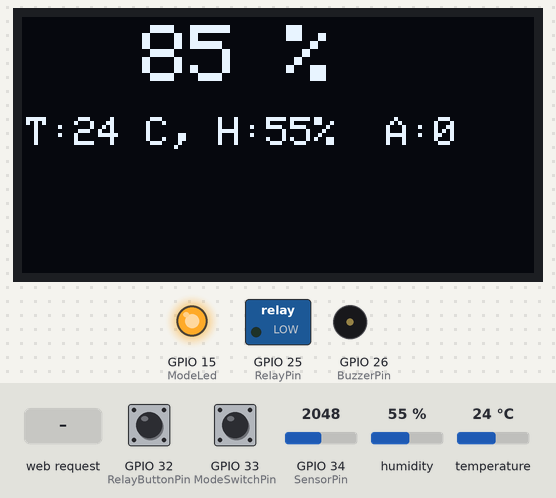
Simulated run of this sketch. Board: ESP32. Parts: 128×64 one-colour display, switched loads named in the sketch (green lamp = pin HIGH), output pins drawn as LEDs (lit = HIGH), buzzer (waves = sounding, pin HIGH). Inputs (shaded band) come from the test bench; at power-on: GPIO 33 (ModeSwitchPin) HIGH, GPIO 32 (RelayButtonPin) HIGH, humidity 55 %, GPIO 34 (SensorPin) = 2048, temperature 24 °C. What the sketch prints to the serial monitor is not drawn.

Above: at 2.6 s.
2.7 s: GPIO 33 (ModeSwitchPin) pulled LOW for 0.15 s
At 4.4 s:
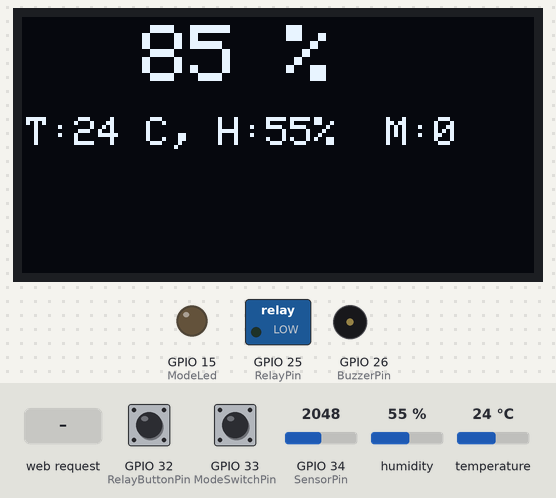
5.5 s: GPIO 32 (RelayButtonPin) pulled LOW for 0.15 s
At 7.0 s:
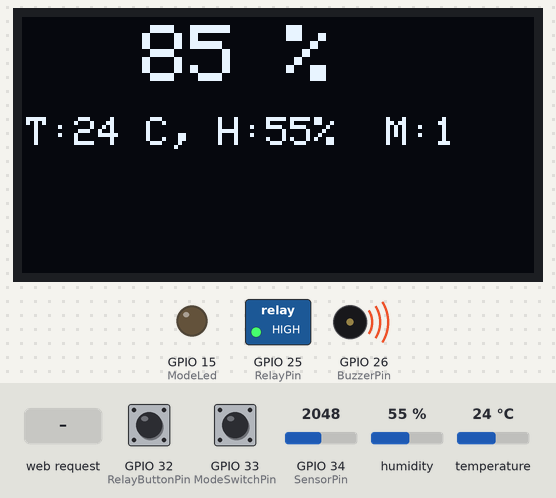
13.7 s: HTTP request GET /mode received
At 14.1 s:
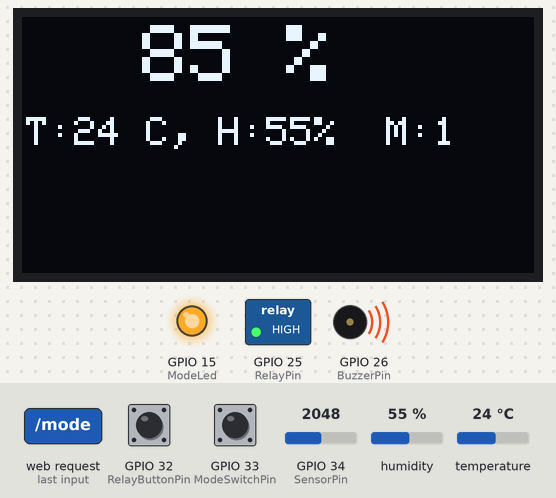
17.7 s: humidity set to 22 %
At 19.4 s:
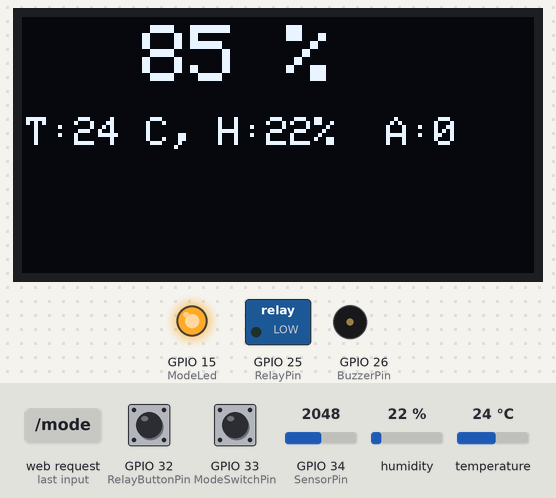
19.7 s: GPIO 34 (SensorPin) set to 2866
At 21.4 s:
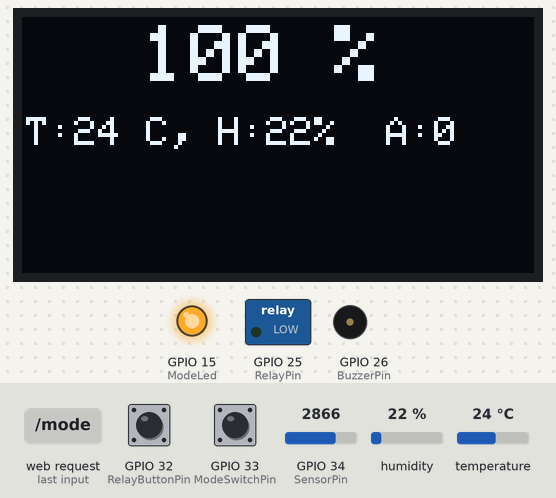
21.7 s: temperature set to 12 °C
At 22.6 s:
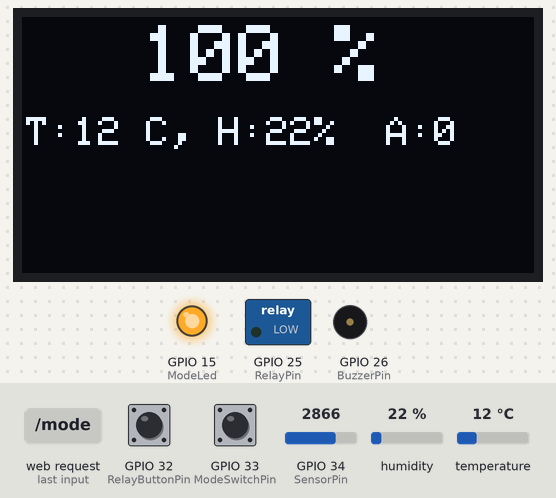
Timing chart, 0 to 24.7 s (numbered marks = the images above; inputs shaded):
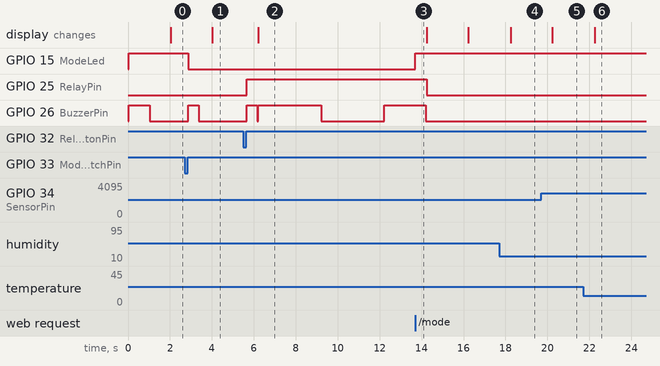

The sketch:

Code_ESP32_Webserver_Plant_Watering_V1.ino
```cpp
#include <WiFi.h>
#include <WebServer.h>
#include <Adafruit_SSD1306.h>
#include <DHT.h>
#include <AceButton.h>
#include <SPI.h>
#include <Adafruit_GFX.h>
#include <Adafruit_SSD1306.h>
using namespace ace_button;

#define SCREEN_WIDTH 128
#define SCREEN_HEIGHT 64

#define OLED_MOSI 23
#define OLED_CLK  18
#define OLED_DC   16
#define OLED_CS   5
#define OLED_RST  17

Adafruit_SSD1306 display(
  SCREEN_WIDTH,
  SCREEN_HEIGHT,
  OLED_MOSI,
  OLED_CLK,
  OLED_DC,
  OLED_RST,
  OLED_CS
);

#define SensorPin 34
#define DHTPin 14
#define RelayPin 25
#define wifiLed 2
#define RelayButtonPin 32
#define ModeSwitchPin 33
#define BuzzerPin 26
#define ModeLed 15

#define DHTTYPE DHT11
DHT dht(DHTPin, DHTTYPE);

ButtonConfig config1;
AceButton button1(&config1);
ButtonConfig config2;
AceButton button2(&config2);

void handleEvent1(AceButton*, uint8_t, uint8_t);
void handleEvent2(AceButton*, uint8_t, uint8_t);

const char *ssid = "ESP32_Plant_System";  //AP Name
const char *password = "12345678";  //AP Password

WebServer server(80);

//Set the maximum wet and maximum dry value measured by the sensor
int wetSoilVal = 2384 ;  //min value when soil is wet
int drySoilVal = 0 ;  //max value when soil is dry

//Set ideal moisture range percentage(%) in soil
int moistPerLow =   20 ;  //min moisture %
int moistPerHigh =   80 ;  //max moisture %

int sensorVal;
int moisturePercentage;
bool toggleRelay = LOW;
bool prevMode = true;
int temperature1 = 0;
int humidity1 = 0;
String currMode = "A";

unsigned long previousMillis = 0;
const long interval = 2000;  //Interval for Sensor OLED
unsigned long previousBuzzerMillis = 0;
const long buzzerInterval = 3000;  //Interval for Buzzer

void handleRoot() {
    String html = "<!DOCTYPE html><html><head><title>Plant Monitor</title>";
    html += "<style>body { text-align:center; font-family:Arial; background:#1e1e2e; color:white; }";
    html += "h1 { color:#00c853; } .container { margin:auto; width:80%; } .box { padding:20px; border-radius:10px; margin:10px; background:#3b4252; }";
    html += ".button { padding:15px 30px; margin:10px; border:none; border-radius:5px; font-size:20px; cursor:pointer; display:inline-block; width:45%; }";
    html += "#pumpBtn { background:#ff5722; color:white; } #modeBtn { background:#2196F3; color:white; } #refreshBtn { background:#4CAF50; color:white; width:100%; }";
    html += "</style></head><body>";
    html += "<div class='container'><h1>Plant Watering System</h1>";
    html += "<div class='box'><h2>Temperature: " + String(temperature1) + " °C</h2></div>";
    html += "<div class='box'><h2>Humidity: " + String(humidity1) + " %</h2></div>";
    html += "<div class='box'><h2><b>Soil Moisture: " + String(moisturePercentage) + " %</b></h2></div>";
    html += "<div class='box'><h2>Mode: " + String(prevMode ? "Auto" : "Manual") + "</h2></div>";
    html += "<div class='box'><h2>Pump: " + String(toggleRelay ? "ON" : "OFF") + "</h2></div>";
    html += "<button id='pumpBtn' class='button' onclick='togglePump()'>Toggle Pump</button>";
    html += "<button id='modeBtn' class='button' onclick='toggleMode()'>Toggle Mode</button>";
    html += "<br><button id='refreshBtn' class='button' onclick='refreshPage()'>Refresh</button>";
    html += "<script>function togglePump(){ fetch('/toggle'); } function toggleMode(){ fetch('/mode'); } function refreshPage(){ location.reload(); }</script>";
    html += "</div></body></html>";

    server.send(200, "text/html", html);
}

void getMoisture() {
    sensorVal = analogRead(SensorPin);
    moisturePercentage = map(sensorVal, drySoilVal, wetSoilVal, 0, 100);
    moisturePercentage = constrain(moisturePercentage, 0, 100);
}

void getWeather() {
    temperature1 = dht.readTemperature();
    humidity1 = dht.readHumidity();
    if (isnan(temperature1) || isnan(humidity1)) {
        Serial.println("Failed to read from DHT sensor!");
        temperature1 = 0;
        humidity1 = 0;
    }
}

void handleBuzzer() {
    if (!prevMode) {
      if ((moisturePercentage < moistPerLow) && !(digitalRead(RelayPin))) {
        unsigned long currentMillis = millis();
        if (currentMillis - previousBuzzerMillis >= buzzerInterval) {
            previousBuzzerMillis = currentMillis;
            digitalWrite(BuzzerPin, !digitalRead(BuzzerPin));
        }
      }
      if ((moisturePercentage > moistPerHigh) && digitalRead(RelayPin)) {
        unsigned long currentMillis = millis();
        if (currentMillis - previousBuzzerMillis >= buzzerInterval) {
            previousBuzzerMillis = currentMillis;
            digitalWrite(BuzzerPin, !digitalRead(BuzzerPin));
        }
      }
    }
}

void controlBuzzer(int duration){
  digitalWrite(BuzzerPin, HIGH);
  delay(duration);
  digitalWrite(BuzzerPin, LOW);
}

void controlPump() {
    if (prevMode) {
        if (moisturePercentage < moistPerLow) {
            digitalWrite(RelayPin, HIGH);
            toggleRelay = HIGH;
        }
        if (moisturePercentage > moistPerHigh) {
            digitalWrite(RelayPin, LOW);
            toggleRelay = LOW;
        }
    }
}

void updateOLED() {
    display.clearDisplay();
    display.setTextSize(2);
    display.setCursor(30,2);
    display.print(moisturePercentage); display.print(" %");
    display.setTextSize(1);
    display.setCursor(1,25);
    display.print("T:"); display.print(temperature1); display.print(" C, ");
    display.print("H:"); display.print(humidity1); display.print("%  ");
    display.print(prevMode ? "A:" : "M:");
    display.print(toggleRelay ? "1" : "0");
    display.display();
}

void setup() {
    Serial.begin(115200);
    WiFi.softAP(ssid, password);
    Serial.println("Access Point Started");

    dht.begin();
    pinMode(SensorPin, INPUT);
    pinMode(RelayPin, OUTPUT);
    pinMode(BuzzerPin, OUTPUT);
    pinMode(ModeLed, OUTPUT);
    pinMode(RelayButtonPin, INPUT_PULLUP);
    pinMode(ModeSwitchPin, INPUT_PULLUP);
    digitalWrite(RelayPin, LOW);
    digitalWrite(BuzzerPin, LOW);
    digitalWrite(ModeLed, LOW);

    config1.setEventHandler(button1Handler);
    config2.setEventHandler(button2Handler);

    button1.init(RelayButtonPin);
    button2.init(ModeSwitchPin);

    if (!display.begin(SSD1306_SWITCHCAPVCC, 0x3C)) {
        Serial.println(F("SSD1306 allocation failed"));
        for (;;);
    }
    display.clearDisplay();
    display.setTextSize(1);
    display.setTextColor(WHITE);

    server.on("/", handleRoot);
    server.on("/toggle", handleToggle);
    server.on("/mode", handleMode);
    server.on("/refresh", handleRoot);
    server.begin();
    Serial.println("HTTP server started");

    digitalWrite(ModeLed, prevMode);

    controlBuzzer(1000);
    getMoisture();
}

void loop() {
    server.handleClient();
    unsigned long currentMillis = millis();
    if (currentMillis - previousMillis >= interval) {
        previousMillis = currentMillis;
        getMoisture();
        getWeather();
        updateOLED();
    }
    handleBuzzer();  //control buzzer in manual mode
    controlPump();   //control Pump in auto mode

    button1.check();
    button2.check();
}

void handleToggle() {
    if (!prevMode) {
        digitalWrite(RelayPin, !digitalRead(RelayPin));
        toggleRelay = !toggleRelay;
    }
    server.send(200, "text/plain", "Pump toggled");
    controlBuzzer(500);
}

void handleMode() {
    prevMode = !prevMode;
    digitalWrite(ModeLed, prevMode);
    server.send(200, "text/plain", "Mode toggled");
    controlBuzzer(500);
}

void button1Handler(AceButton* button, uint8_t eventType, uint8_t buttonState) {
  Serial.println("EVENT1");
  switch (eventType) {
    case AceButton::kEventReleased:
      //Serial.println("kEventReleased");
      if (!prevMode) {
            handleToggle();
        }
    break;
  }
}

void button2Handler(AceButton* button, uint8_t eventType, uint8_t buttonState) {
  Serial.println("EVENT2");
  switch (eventType) {
    case AceButton::kEventReleased:
      //Serial.println("kEventReleased");
      handleMode();
      break;
  }
}
```

Measured:
- after the input at 2.7 s, GPIO 15 (ModeLed): HIGH → LOW after 0.17 s; GPIO 26 (BuzzerPin): LOW → HIGH after 0.17 s, → LOW 0.50 s later; the display: changes after 1.3 s (image 1)
- after the input at 5.5 s, GPIO 25 (RelayPin): LOW → HIGH after 0.17 s; GPIO 26 (BuzzerPin): goes HIGH 0.50 s, LOW 0.05 s, HIGH 3.0 s, LOW 3.0 s, then HIGH, starting after 0.17 s; the display: changes after 0.72 s (image 2)
- after the input at 13.7 s, GPIO 15 (ModeLed): LOW → HIGH at once; GPIO 25 (RelayPin): HIGH → LOW after 0.55 s; GPIO 26 (BuzzerPin): HIGH → LOW after 0.50 s instead of 1.5 s
- after the input at 17.7 s, the display: changes after 0.55 s (image 4)
- after the input at 19.7 s, the display: changes after 0.53 s (image 5)
- after the input at 21.7 s, the display: changes after 0.55 s (image 6)
